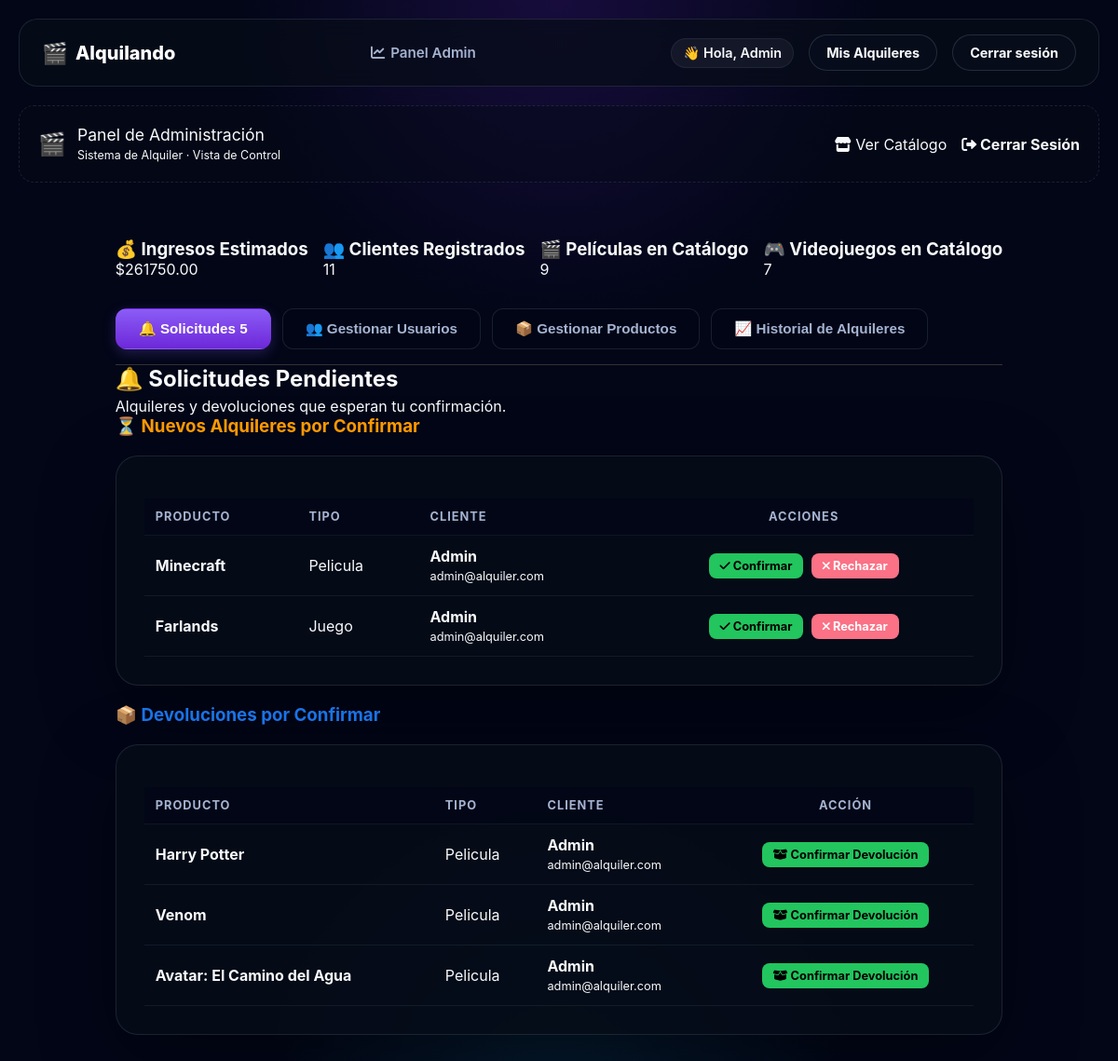
The page /admin/dashboard (signed in) on the database as committed earlier.
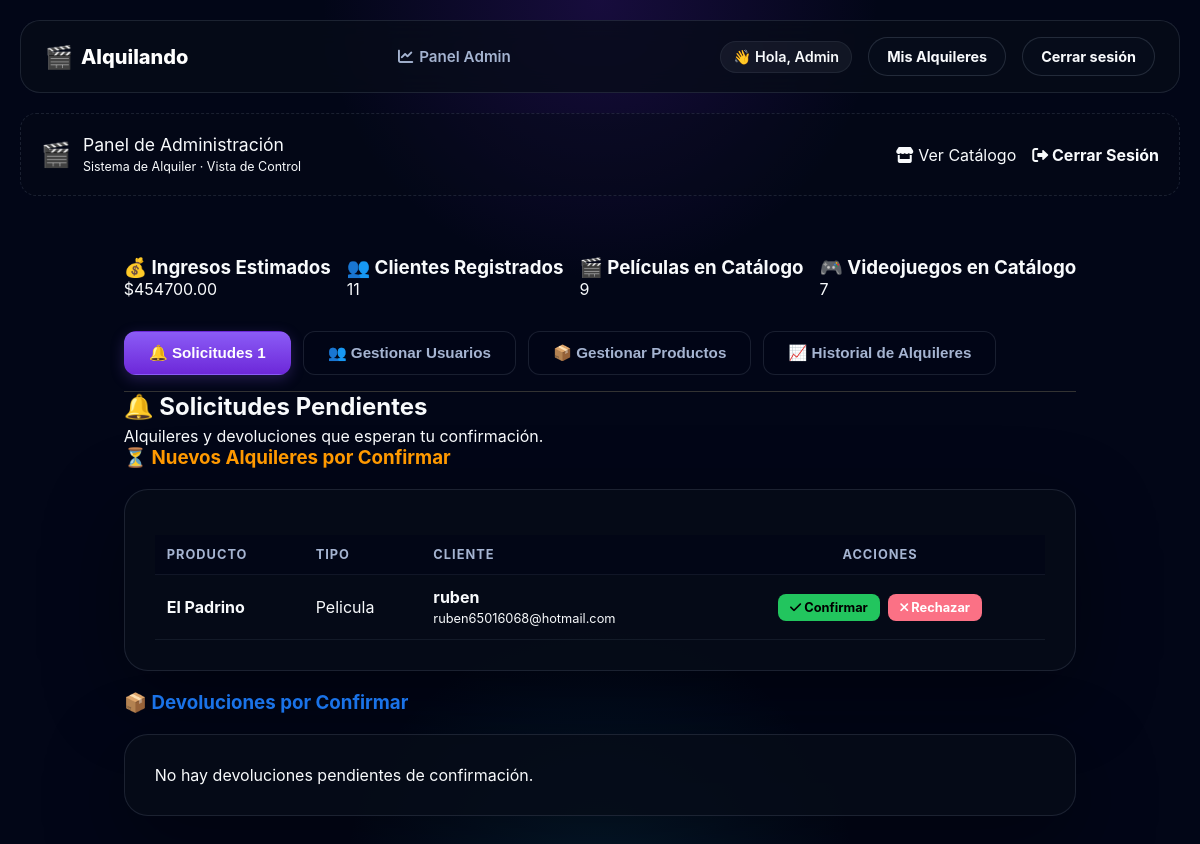
The same page on the database as committed later.
### app.py (models this page shows, shortened)
class Alquiler(db.Model):
    __tablename__ = 'alquileres_activos'
    id = db.Column(db.Integer, primary_key=True)
    usuario_id = db.Column(db.Integer, db.ForeignKey('usuarios.id'), nullable=False)
    producto_id = db.Column(db.Integer, db.ForeignKey('productos_alquiler.id'), nullable=False)
    estado = db.Column(db.String(30), default='pendiente')  # pendiente, activo, dev_pendiente
    fecha_alquiler = db.Column(db.DateTime, nullable=True)
    fecha_vencimiento = db.Column(db.DateTime, nullable=True)
    def esta_vencido(self):
        if self.fecha_vencimiento and datetime.now() > self.fecha_vencimiento:
            return True
        return False

class ProductoAlquiler(db.Model):
    __tablename__ = 'productos_alquiler'
    id = db.Column(db.Integer, primary_key=True)
    titulo = db.Column(db.String(100), nullable=False)
    genero = db.Column(db.String(50), nullable=True)
    alquilado = db.Column(db.Boolean, default=False)
    precio_alquiler = db.Column(db.Float, nullable=False)
    stock = db.Column(db.Integer, default=1)
    imagen = db.Column(db.String(100), default='default.jpg')
    contador_alquileres = db.Column(db.Integer, default=0)
    tipo_producto = db.Column(db.String(50))
    alquileres_activos = db.relationship('Alquiler', backref='producto', lazy=True, cascade='all, delete-orphan')
    __mapper_args__ = {
        'polymorphic_on': tipo_producto,
        'polymorphic_identity': 'producto_generico'
    }

class Juego(ProductoAlquiler):
    plataforma = db.Column(db.String(50), nullable=True)
    __mapper_args__ = {'polymorphic_identity': 'juego'}

class Usuario(db.Model):
    __tablename__ = 'usuarios'
    id = db.Column(db.Integer, primary_key=True)
    nombre = db.Column(db.String(100), nullable=False)
    email = db.Column(db.String(100), unique=True, nullable=False)
    password = db.Column(db.String(100), nullable=False)
    rol = db.Column(db.String(20), default='cliente')
    bloqueado = db.Column(db.Boolean, default=False)
    activo = db.Column(db.Boolean, default=False)
    mis_alquileres = db.relationship('Alquiler', backref='usuario', lazy=True, cascade='all, delete-orphan')
    reservas_solicitadas = db.relationship('ProductoAlquiler', secondary=lista_espera, backref=db.backref('en_espera', lazy=True))
    def es_admin(self):
        return self.rol == 'admin'
    @classmethod
    def buscar_por_id(cls, usuario_id):
        return cls.query.get(usuario_id)

### app.py (the view, shortened to what this page needs)
@app.route('/admin/dashboard', methods=['GET', 'POST'])
@requiere_nivel(5)
def dashboard():
    usuario_actual = Usuario.buscar_por_id(session.get('usuario_id'))
    usuarios_registrados = Usuario.query.filter(Usuario.rol == 'cliente').all()
    todos_los_productos = ProductoAlquiler.query.all()
    return render_template(
        'dashboard.html',
        u_total=Usuario.query.count(),
        p_total=Pelicula.query.count(),
        j_total=Juego.query.count(),
        ingresos=GestorInventario.calcular_ingresos_estimados(),
        usuarios=usuarios_registrados,
        productos=todos_los_productos,
        alquileres=GestorInventario.alquileres_activos(),
        solicitudes=GestorInventario.solicitudes_pendientes(),
        devoluciones=GestorInventario.devoluciones_pendientes(),
        es_admin=usuario_actual.es_admin()
    )

### app.py (called while the page is built)
def requiere_nivel(nivel_minimo):
    def decorator(f):
        @wraps(f)
        def decorated_function(*args, **kwargs):
            rol_usuario = session.get('usuario_rol', 'cliente')
            nivel_usuario = NIVELES_ACCESO.get(rol_usuario, 1)
            if nivel_usuario < nivel_minimo:
                flash("No tenés permisos suficientes para entrar acá.", "danger")
                return redirect(url_for('inicio'))
            return f(*args, **kwargs)
        return decorated_function
    return decorator

    @staticmethod
    def calcular_ingresos_estimados():
        todos_los_productos = ProductoAlquiler.query.all()
        return sum(p.precio_alquiler * p.contador_alquileres for p in todos_los_productos)

    @staticmethod
    def solicitudes_pendientes():
        return Alquiler.query.filter_by(estado='pendiente').all()

    @staticmethod
    def devoluciones_pendientes():
        return Alquiler.query.filter_by(estado='dev_pendiente').all()

    @staticmethod
    def alquileres_activos():
        return Alquiler.query.filter_by(estado='activo').all()

### templates/dashboard.html (shortened to what the changed rows need)
{% extends 'base.html' %}
{% block content %}
<main style="max-width: 1300px; margin: 30px auto; padding: 0 24px;">
    <div style="display: flex; gap: 16px; margin-bottom: 32px; flex-wrap: wrap;">
        <div class="stat-card verde">
            <h3>💰 Ingresos Estimados</h3>
            <p class="texto-verde">${{ "%.2f"|format(ingresos) }}</p>
        </div>
    </div>
    <div style="display: flex; gap: 12px; border-bottom: 1px solid #333; padding-bottom: 16px; flex-wrap: wrap;">
        <button class="tab-btn active" onclick="cambiarPestana('solicitudes', this)">
            🔔 Solicitudes
            {% set total_pendientes = solicitudes|length + devoluciones|length %}
            {% if total_pendientes > 0 %}
                <span class="badge-tab">{{ total_pendientes }}</span>
            {% endif %}
        </button>
    </div>
    <div id="solicitudes" class="tab-content active">
        <h2 class="subtitulo-seccion" style="margin-bottom: 5px;">🔔 Solicitudes Pendientes</h2>
        <div class="caja-datos">
            {% if solicitudes %}
                <table class="tabla-panel">
                    <thead>
                        <tr>
                            <th>Producto</th>
                            <th>Tipo</th>
                            <th>Cliente</th>
                            <th style="text-align: center;">Acciones</th>
                        </tr>
                    </thead>
                    <tbody>
                        {% for s in solicitudes %}
                        <tr>
                            <td style="font-weight: bold;">{{ s.producto.titulo }}</td>
                            <td class="texto-claro" style="text-transform: capitalize;">{{ s.producto.tipo_producto }}</td>
                            <td>
                                <span style="font-weight: bold;">{{ s.usuario.nombre }}</span><br>
                                <span class="texto-gris" style="font-size: 0.8rem;">{{ s.usuario.email }}</span>
                            </td>
                            <td style="text-align: center; white-space: nowrap;">
                                <a href="{{ url_for('confirmar_alquiler', alquiler_id=s.id) }}" class="btn-accion ok">
                                    <i class="fas fa-check"></i> Confirmar
                                </a>
                                <a href="{{ url_for('rechazar_alquiler', alquiler_id=s.id) }}"
                                   onclick="return confirm('¿Rechazar la solicitud de {{ s.usuario.nombre }}?');"
                                   class="btn-accion peligro">
                                    <i class="fas fa-times"></i> Rechazar
                                </a>
                            </td>
                        </tr>
                        {% endfor %}
                    </tbody>
                </table>
            {% else %}
                <p class="texto-vacio">No hay alquileres pendientes de confirmación.</p>
            {% endif %}
        </div>
        <div class="caja-datos">
            {% if devoluciones %}
                <table class="tabla-panel">
                    <thead>
                        <tr>
                            <th>Producto</th>
                            <th>Tipo</th>
                            <th>Cliente</th>
                            <th style="text-align: center;">Acción</th>
                        </tr>
                    </thead>
                    <tbody>
                        {% for d in devoluciones %}
                        <tr>
                            <td style="font-weight: bold;">{{ d.producto.titulo }}</td>
                            <td class="texto-claro" style="text-transform: capitalize;">{{ d.producto.tipo_producto }}</td>
                            <td>
                                <span style="font-weight: bold;">{{ d.usuario.nombre }}</span><br>
                                <span class="texto-gris" style="font-size: 0.8rem;">{{ d.usuario.email }}</span>
                            </td>
                            <td style="text-align: center;">
                                <a href="{{ url_for('confirmar_devolucion', alquiler_id=d.id) }}" class="btn-accion ok">
                                    <i class="fas fa-box-open"></i> Confirmar Devolución
                                </a>
                            </td>
                        </tr>
                        {% endfor %}
                    </tbody>
                </table>
            {% else %}
                <p class="texto-vacio">No hay devoluciones pendientes de confirmación.</p>
            {% endif %}
        </div>
    </div>
</main>
{% endblock %}

Rows that differ between the two databases and show on the page:
no longer on this page (row edited): Alquiler: producto.titulo "Minecraft", producto.tipo_producto "Pelicula", usuario.nombre "Admin", usuario.email "admin@alquiler.com", shown under "⏳ Nuevos Alquileres por Confirmar"
no longer on this page (row edited): Alquiler: producto.titulo "Farlands", producto.tipo_producto "Juego", usuario.nombre "Admin", usuario.email "admin@alquiler.com", shown under "⏳ Nuevos Alquileres por Confirmar"
removed Alquiler: producto.titulo "Harry Potter", producto.tipo_producto "Pelicula", usuario.nombre "Admin", usuario.email "admin@alquiler.com", shown under "📦 Devoluciones por Confirmar"
removed Alquiler: producto.titulo "Venom", producto.tipo_producto "Pelicula", usuario.nombre "Admin", usuario.email "admin@alquiler.com", shown under "📦 Devoluciones por Confirmar"
removed Alquiler: producto.titulo "Avatar: El Camino del Agua", producto.tipo_producto "Pelicula", usuario.nombre "Admin", usuario.email "admin@alquiler.com", shown under "📦 Devoluciones por Confirmar"
added Alquiler: producto.titulo "El Padrino", producto.tipo_producto "Pelicula", usuario.nombre "ruben", usuario.email "ruben65016068@hotmail.com", shown under "⏳ Nuevos Alquileres por Confirmar"
Other text that changed with them:
{{ "%.2f"|format(ingresos) }}: "261750.00" → "454700.00"
{{ total_pendientes }}: "5" → "1"
text no longer shown: "PRODUCTO TIPO CLIENTE ACCIÓN"
text now shown: "No hay devoluciones pendientes de confirmación."
